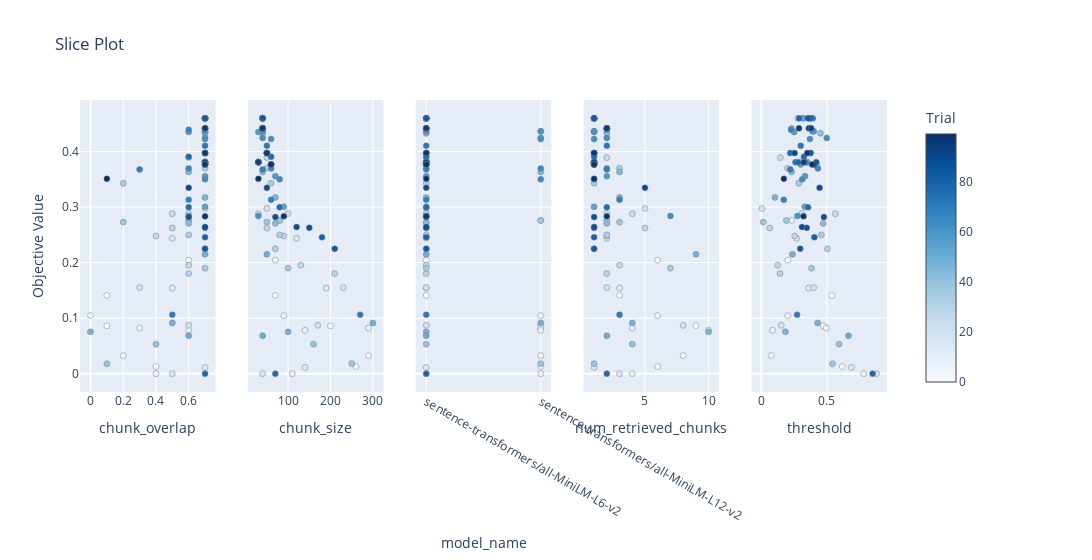

The notebook cell this image was saved under:
### Code cell
vis.plot_slice(study)

### Figure 1 — Plotly figure (JSON) as saved in the notebook; plotly's stock layout.template omitted (floating-point values rounded to 4 significant figures)
{"data": [{"marker": {"color": [0, 1, 2, 3, 4, 5, 6, 7, 8, 9, 10, 11, 12, 13, 14, 15, 16, 17, 18, 19, 20, 21, 22, 23, 24, 25, 26, 27, 28, 29, 30, 31, 32, 33, 34, 35, 36, 37, 38, 39, 40, 41, 42, 43, 44, 45, 46, 47, 48, 49, 50, 51, 52, 53, 54, 55, 56, 57, 58, 59, 60, 61, 62, 63, 64, 65, 66, 67, 68, 69, 70, 71, 72, 73, 74, 75, 76, 77, 78, 79, 80, 81, 82, 83, 84, 85, 86, 87, 88, 89, 90, 91, 92, 93, 94, 95, 96, 97, 98, 99], "colorbar": {"title": {"text": "Trial"}, "x": 1, "xpad": 40}, "colorscale": [[0, "rgb(247,251,255)"], [0.125, "rgb(222,235,247)"], [0.25, "rgb(198,219,239)"], [0.375, "rgb(158,202,225)"], [0.5, "rgb(107,174,214)"], [0.625, "rgb(66,146,198)"], [0.75, "rgb(33,113,181)"], [0.875, "rgb(8,81,156)"], [1, "rgb(8,48,107)"]], "line": {"color": "Grey", "width": 0.5}, "showscale": true}, "mode": "markers", "name": "Feasible Trial", "showlegend": false, "type": "scatter", "x": [0.1, 0.1, 0.4, 0.2, 0.6, 0, 0.3, 0.4, 0.6, 0.6, 0.7, 0.7, 0.7, 0.7, 0.5, 0.7, 0.5, 0.5, 0.7, 0.3, 0.6, 0.7, 0.7, 0.6, 0.5, 0.7, 0.6, 0.6, 0.4, 0.5, 0.6, 0.7, 0.7, 0.7, 0.6, 0.2, 0.7, 0.6, 0.2, 0.1, 0.4, 0.7, 0.7, 0.6, 0.7, 0.6, 0.7, 0, 0.5, 0.7, 0.6, 0.7, 0.7, 0.7, 0.7, 0.7, 0.7, 0.6, 0.7, 0.7, 0.6, 0.7, 0.7, 0.7, 0.7, 0.6, 0.7, 0.6, 0.6, 0.3, 0.5, 0.7, 0.7, 0.7, 0.7, 0.6, 0.6, 0.7, 0.7, 0.7, 0.7, 0.7, 0.7, 0.7, 0.7, 0.7, 0.7, 0.6, 0.7, 0.6, 0.7, 0.7, 0.7, 0.7, 0.7, 0.7, 0.7, 0.7, 0.7, 0.1], "xaxis": "x", "y": [0.08615, 0.1409, 0.01283, 0.03243, 0.2042, 0.1044, 0.08201, 0, 0.07805, 0.2758, 0.4596, 0.3807, 0.3807, 0.3807, 0.1539, 0.01113, 0, 0.2438, 0.2974, 0.1549, 0.08702, 0.3807, 0.3767, 0.2883, 0.2879, 0.3767, 0.3889, 0.1952, 0.2477, 0.262, 0.1801, 0.3971, 0.2246, 0.3698, 0.2498, 0.3427, 0.1898, 0.2758, 0.2728, 0.01799, 0.05308, 0.3807, 0.4326, 0.2705, 0.4416, 0.3632, 0.3173, 0.07527, 0.09121, 0.2148, 0.06832, 0.4596, 0.4416, 0.4596, 0.4596, 0.3003, 0.3767, 0.4349, 0.3554, 0.4362, 0.2839, 0.4362, 0.4222, 0.4243, 0.3498, 0.3695, 0.3807, 0.439, 0.313, 0.3677, 0.1061, 0.4596, 0.4102, 0.3807, 0.3971, 0.2995, 0.3906, 0, 0.4596, 0.3807, 0.2455, 0.4596, 0.3971, 0.4596, 0.2248, 0.3807, 0.2624, 0.2818, 0.2639, 0.3344, 0.3971, 0.4416, 0.4416, 0.3807, 0.3767, 0.4416, 0.3971, 0.2832, 0.3767, 0.3507], "yaxis": "y"}, {"marker": {"color": [0, 1, 2, 3, 4, 5, 6, 7, 8, 9, 10, 11, 12, 13, 14, 15, 16, 17, 18, 19, 20, 21, 22, 23, 24, 25, 26, 27, 28, 29, 30, 31, 32, 33, 34, 35, 36, 37, 38, 39, 40, 41, 42, 43, 44, 45, 46, 47, 48, 49, 50, 51, 52, 53, 54, 55, 56, 57, 58, 59, 60, 61, 62, 63, 64, 65, 66, 67, 68, 69, 70, 71, 72, 73, 74, 75, 76, 77, 78, 79, 80, 81, 82, 83, 84, 85, 86, 87, 88, 89, 90, 91, 92, 93, 94, 95, 96, 97, 98, 99], "colorbar": {"title": {"text": "Trial"}, "x": 1, "xpad": 40}, "colorscale": [[0, "rgb(247,251,255)"], [0.125, "rgb(222,235,247)"], [0.25, "rgb(198,219,239)"], [0.375, "rgb(158,202,225)"], [0.5, "rgb(107,174,214)"], [0.625, "rgb(66,146,198)"], [0.75, "rgb(33,113,181)"], [0.875, "rgb(8,81,156)"], [1, "rgb(8,48,107)"]], "line": {"color": "Grey", "width": 0.5}, "showscale": false}, "mode": "markers", "name": "Feasible Trial", "showlegend": false, "type": "scatter", "x": [200, 70, 260, 290, 70, 90, 290, 110, 140, 80, 40, 30, 30, 30, 190, 140, 40, 120, 50, 230, 170, 30, 60, 100, 30, 60, 50, 130, 90, 50, 210, 50, 70, 50, 80, 60, 100, 80, 50, 250, 160, 30, 40, 70, 40, 40, 70, 100, 300, 50, 40, 40, 40, 40, 40, 90, 60, 30, 70, 40, 30, 40, 60, 40, 80, 60, 30, 40, 60, 40, 270, 40, 50, 30, 50, 80, 60, 70, 40, 30, 180, 40, 50, 40, 210, 30, 150, 70, 120, 50, 50, 40, 40, 30, 60, 40, 50, 90, 60, 30], "xaxis": "x2", "y": [0.08615, 0.1409, 0.01283, 0.03243, 0.2042, 0.1044, 0.08201, 0, 0.07805, 0.2758, 0.4596, 0.3807, 0.3807, 0.3807, 0.1539, 0.01113, 0, 0.2438, 0.2974, 0.1549, 0.08702, 0.3807, 0.3767, 0.2883, 0.2879, 0.3767, 0.3889, 0.1952, 0.2477, 0.262, 0.1801, 0.3971, 0.2246, 0.3698, 0.2498, 0.3427, 0.1898, 0.2758, 0.2728, 0.01799, 0.05308, 0.3807, 0.4326, 0.2705, 0.4416, 0.3632, 0.3173, 0.07527, 0.09121, 0.2148, 0.06832, 0.4596, 0.4416, 0.4596, 0.4596, 0.3003, 0.3767, 0.4349, 0.3554, 0.4362, 0.2839, 0.4362, 0.4222, 0.4243, 0.3498, 0.3695, 0.3807, 0.439, 0.313, 0.3677, 0.1061, 0.4596, 0.4102, 0.3807, 0.3971, 0.2995, 0.3906, 0, 0.4596, 0.3807, 0.2455, 0.4596, 0.3971, 0.4596, 0.2248, 0.3807, 0.2624, 0.2818, 0.2639, 0.3344, 0.3971, 0.4416, 0.4416, 0.3807, 0.3767, 0.4416, 0.3971, 0.2832, 0.3767, 0.3507], "yaxis": "y2"}, {"marker": {"color": [0, 1, 2, 3, 4, 5, 6, 7, 8, 9, 10, 11, 12, 13, 14, 15, 16, 17, 18, 19, 20, 21, 22, 23, 24, 25, 26, 27, 28, 29, 30, 31, 32, 33, 34, 35, 36, 37, 38, 39, 40, 41, 42, 43, 44, 45, 46, 47, 48, 49, 50, 51, 52, 53, 54, 55, 56, 57, 58, 59, 60, 61, 62, 63, 64, 65, 66, 67, 68, 69, 70, 71, 72, 73, 74, 75, 76, 77, 78, 79, 80, 81, 82, 83, 84, 85, 86, 87, 88, 89, 90, 91, 92, 93, 94, 95, 96, 97, 98, 99], "colorbar": {"title": {"text": "Trial"}, "x": 1, "xpad": 40}, "colorscale": [[0, "rgb(247,251,255)"], [0.125, "rgb(222,235,247)"], [0.25, "rgb(198,219,239)"], [0.375, "rgb(158,202,225)"], [0.5, "rgb(107,174,214)"], [0.625, "rgb(66,146,198)"], [0.75, "rgb(33,113,181)"], [0.875, "rgb(8,81,156)"], [1, "rgb(8,48,107)"]], "line": {"color": "Grey", "width": 0.5}, "showscale": false}, "mode": "markers", "name": "Feasible Trial", "showlegend": false, "type": "scatter", "x": ["sentence-transformers/all-MiniLM-L12-v2", "sentence-transformers/all-MiniLM-L6-v2", "sentence-transformers/all-MiniLM-L12-v2", "sentence-transformers/all-MiniLM-L12-v2", "sentence-transformers/all-MiniLM-L6-v2", "sentence-transformers/all-MiniLM-L12-v2", "sentence-transformers/all-MiniLM-L12-v2", "sentence-transformers/all-MiniLM-L12-v2", "sentence-transformers/all-MiniLM-L12-v2", "sentence-transformers/all-MiniLM-L12-v2", "sentence-transformers/all-MiniLM-L6-v2", "sentence-transformers/all-MiniLM-L6-v2", "sentence-transformers/all-MiniLM-L6-v2", "sentence-transformers/all-MiniLM-L6-v2", "sentence-transformers/all-MiniLM-L6-v2", "sentence-transformers/all-MiniLM-L6-v2", "sentence-transformers/all-MiniLM-L6-v2", "sentence-transformers/all-MiniLM-L6-v2", "sentence-transformers/all-MiniLM-L6-v2", "sentence-transformers/all-MiniLM-L6-v2", "sentence-transformers/all-MiniLM-L6-v2", "sentence-transformers/all-MiniLM-L6-v2", "sentence-transformers/all-MiniLM-L6-v2", "sentence-transformers/all-MiniLM-L6-v2", "sentence-transformers/all-MiniLM-L6-v2", "sentence-transformers/all-MiniLM-L6-v2", "sentence-transformers/all-MiniLM-L6-v2", "sentence-transformers/all-MiniLM-L6-v2", "sentence-transformers/all-MiniLM-L6-v2", "sentence-transformers/all-MiniLM-L6-v2", "sentence-transformers/all-MiniLM-L6-v2", "sentence-transformers/all-MiniLM-L6-v2", "sentence-transformers/all-MiniLM-L6-v2", "sentence-transformers/all-MiniLM-L6-v2", "sentence-transformers/all-MiniLM-L6-v2", "sentence-transformers/all-MiniLM-L6-v2", "sentence-transformers/all-MiniLM-L6-v2", "sentence-transformers/all-MiniLM-L12-v2", "sentence-transformers/all-MiniLM-L6-v2", "sentence-transformers/all-MiniLM-L12-v2", "sentence-transformers/all-MiniLM-L6-v2", "sentence-transformers/all-MiniLM-L6-v2", "sentence-transformers/all-MiniLM-L6-v2", "sentence-transformers/all-MiniLM-L6-v2", "sentence-transformers/all-MiniLM-L6-v2", "sentence-transformers/all-MiniLM-L12-v2", "sentence-transformers/all-MiniLM-L6-v2", "sentence-transformers/all-MiniLM-L6-v2", "sentence-transformers/all-MiniLM-L12-v2", "sentence-transformers/all-MiniLM-L6-v2", "sentence-transformers/all-MiniLM-L6-v2", "sentence-transformers/all-MiniLM-L6-v2", "sentence-transformers/all-MiniLM-L6-v2", "sentence-transformers/all-MiniLM-L6-v2", "sentence-transformers/all-MiniLM-L6-v2", "sentence-transformers/all-MiniLM-L6-v2", "sentence-transformers/all-MiniLM-L6-v2", "sentence-transformers/all-MiniLM-L6-v2", "sentence-transformers/all-MiniLM-L6-v2", "sentence-transformers/all-MiniLM-L12-v2", "sentence-transformers/all-MiniLM-L6-v2", "sentence-transformers/all-MiniLM-L12-v2", "sentence-transformers/all-MiniLM-L12-v2", "sentence-transformers/all-MiniLM-L12-v2", "sentence-transformers/all-MiniLM-L12-v2", "sentence-transformers/all-MiniLM-L12-v2", "sentence-transformers/all-MiniLM-L6-v2", "sentence-transformers/all-MiniLM-L6-v2", "sentence-transformers/all-MiniLM-L6-v2", "sentence-transformers/all-MiniLM-L6-v2", "sentence-transformers/all-MiniLM-L6-v2", "sentence-transformers/all-MiniLM-L6-v2", "sentence-transformers/all-MiniLM-L6-v2", "sentence-transformers/all-MiniLM-L6-v2", "sentence-transformers/all-MiniLM-L6-v2", "sentence-transformers/all-MiniLM-L6-v2", "sentence-transformers/all-MiniLM-L6-v2", "sentence-transformers/all-MiniLM-L6-v2", "sentence-transformers/all-MiniLM-L6-v2", "sentence-transformers/all-MiniLM-L6-v2", "sentence-transformers/all-MiniLM-L6-v2", "sentence-transformers/all-MiniLM-L6-v2", "sentence-transformers/all-MiniLM-L6-v2", "sentence-transformers/all-MiniLM-L6-v2", "sentence-transformers/all-MiniLM-L6-v2", "sentence-transformers/all-MiniLM-L6-v2", "sentence-transformers/all-MiniLM-L6-v2", "sentence-transformers/all-MiniLM-L6-v2", "sentence-transformers/all-MiniLM-L6-v2", "sentence-transformers/all-MiniLM-L6-v2", "sentence-transformers/all-MiniLM-L6-v2", "sentence-transformers/all-MiniLM-L6-v2", "sentence-transformers/all-MiniLM-L6-v2", "sentence-transformers/all-MiniLM-L6-v2", "sentence-transformers/all-MiniLM-L6-v2", "sentence-transformers/all-MiniLM-L6-v2", "sentence-transformers/all-MiniLM-L6-v2", "sentence-transformers/all-MiniLM-L6-v2", "sentence-transformers/all-MiniLM-L6-v2", "sentence-transformers/all-MiniLM-L6-v2"], "xaxis": "x3", "y": [0.08615, 0.1409, 0.01283, 0.03243, 0.2042, 0.1044, 0.08201, 0, 0.07805, 0.2758, 0.4596, 0.3807, 0.3807, 0.3807, 0.1539, 0.01113, 0, 0.2438, 0.2974, 0.1549, 0.08702, 0.3807, 0.3767, 0.2883, 0.2879, 0.3767, 0.3889, 0.1952, 0.2477, 0.262, 0.1801, 0.3971, 0.2246, 0.3698, 0.2498, 0.3427, 0.1898, 0.2758, 0.2728, 0.01799, 0.05308, 0.3807, 0.4326, 0.2705, 0.4416, 0.3632, 0.3173, 0.07527, 0.09121, 0.2148, 0.06832, 0.4596, 0.4416, 0.4596, 0.4596, 0.3003, 0.3767, 0.4349, 0.3554, 0.4362, 0.2839, 0.4362, 0.4222, 0.4243, 0.3498, 0.3695, 0.3807, 0.439, 0.313, 0.3677, 0.1061, 0.4596, 0.4102, 0.3807, 0.3971, 0.2995, 0.3906, 0, 0.4596, 0.3807, 0.2455, 0.4596, 0.3971, 0.4596, 0.2248, 0.3807, 0.2624, 0.2818, 0.2639, 0.3344, 0.3971, 0.4416, 0.4416, 0.3807, 0.3767, 0.4416, 0.3971, 0.2832, 0.3767, 0.3507], "yaxis": "y3"}, {"marker": {"color": [0, 1, 2, 3, 4, 5, 6, 7, 8, 9, 10, 11, 12, 13, 14, 15, 16, 17, 18, 19, 20, 21, 22, 23, 24, 25, 26, 27, 28, 29, 30, 31, 32, 33, 34, 35, 36, 37, 38, 39, 40, 41, 42, 43, 44, 45, 46, 47, 48, 49, 50, 51, 52, 53, 54, 55, 56, 57, 58, 59, 60, 61, 62, 63, 64, 65, 66, 67, 68, 69, 70, 71, 72, 73, 74, 75, 76, 77, 78, 79, 80, 81, 82, 83, 84, 85, 86, 87, 88, 89, 90, 91, 92, 93, 94, 95, 96, 97, 98, 99], "colorbar": {"title": {"text": "Trial"}, "x": 1, "xpad": 40}, "colorscale": [[0, "rgb(247,251,255)"], [0.125, "rgb(222,235,247)"], [0.25, "rgb(198,219,239)"], [0.375, "rgb(158,202,225)"], [0.5, "rgb(107,174,214)"], [0.625, "rgb(66,146,198)"], [0.75, "rgb(33,113,181)"], [0.875, "rgb(8,81,156)"], [1, "rgb(8,48,107)"]], "line": {"color": "Grey", "width": 0.5}, "showscale": false}, "mode": "markers", "name": "Feasible Trial", "showlegend": false, "type": "scatter", "x": [9, 3, 6, 8, 6, 6, 4, 4, 10, 2, 1, 1, 1, 1, 3, 1, 3, 2, 5, 2, 8, 1, 1, 2, 4, 1, 2, 3, 2, 5, 2, 1, 1, 3, 2, 1, 7, 2, 3, 1, 4, 1, 2, 2, 2, 3, 3, 10, 4, 9, 2, 1, 2, 1, 1, 1, 1, 1, 2, 1, 7, 1, 1, 2, 1, 2, 1, 2, 3, 2, 3, 1, 2, 1, 1, 2, 1, 2, 1, 1, 1, 1, 1, 1, 1, 1, 1, 1, 1, 5, 1, 2, 2, 1, 1, 2, 1, 2, 1, 1], "xaxis": "x4", "y": [0.08615, 0.1409, 0.01283, 0.03243, 0.2042, 0.1044, 0.08201, 0, 0.07805, 0.2758, 0.4596, 0.3807, 0.3807, 0.3807, 0.1539, 0.01113, 0, 0.2438, 0.2974, 0.1549, 0.08702, 0.3807, 0.3767, 0.2883, 0.2879, 0.3767, 0.3889, 0.1952, 0.2477, 0.262, 0.1801, 0.3971, 0.2246, 0.3698, 0.2498, 0.3427, 0.1898, 0.2758, 0.2728, 0.01799, 0.05308, 0.3807, 0.4326, 0.2705, 0.4416, 0.3632, 0.3173, 0.07527, 0.09121, 0.2148, 0.06832, 0.4596, 0.4416, 0.4596, 0.4596, 0.3003, 0.3767, 0.4349, 0.3554, 0.4362, 0.2839, 0.4362, 0.4222, 0.4243, 0.3498, 0.3695, 0.3807, 0.439, 0.313, 0.3677, 0.1061, 0.4596, 0.4102, 0.3807, 0.3971, 0.2995, 0.3906, 0, 0.4596, 0.3807, 0.2455, 0.4596, 0.3971, 0.4596, 0.2248, 0.3807, 0.2624, 0.2818, 0.2639, 0.3344, 0.3971, 0.4416, 0.4416, 0.3807, 0.3767, 0.4416, 0.3971, 0.2832, 0.3767, 0.3507], "yaxis": "y4"}, {"marker": {"color": [0, 1, 2, 3, 4, 5, 6, 7, 8, 9, 10, 11, 12, 13, 14, 15, 16, 17, 18, 19, 20, 21, 22, 23, 24, 25, 26, 27, 28, 29, 30, 31, 32, 33, 34, 35, 36, 37, 38, 39, 40, 41, 42, 43, 44, 45, 46, 47, 48, 49, 50, 51, 52, 53, 54, 55, 56, 57, 58, 59, 60, 61, 62, 63, 64, 65, 66, 67, 68, 69, 70, 71, 72, 73, 74, 75, 76, 77, 78, 79, 80, 81, 82, 83, 84, 85, 86, 87, 88, 89, 90, 91, 92, 93, 94, 95, 96, 97, 98, 99], "colorbar": {"title": {"text": "Trial"}, "x": 1, "xpad": 40}, "colorscale": [[0, "rgb(247,251,255)"], [0.125, "rgb(222,235,247)"], [0.25, "rgb(198,219,239)"], [0.375, "rgb(158,202,225)"], [0.5, "rgb(107,174,214)"], [0.625, "rgb(66,146,198)"], [0.75, "rgb(33,113,181)"], [0.875, "rgb(8,81,156)"], [1, "rgb(8,48,107)"]], "line": {"color": "Grey", "width": 0.5}, "showscale": false}, "mode": "markers", "name": "Feasible Trial", "showlegend": false, "type": "scatter", "x": [0.4744, 0.539, 0.6182, 0.07658, 0.2026, 0.202, 0.4961, 0.7822, 0.08655, 0.2326, 0.2786, 0.3061, 0.3439, 0.3307, 0.3617, 0.6882, 0.8799, 0.2703, 0.005667, 0.4007, 0.1531, 0.3059, 0.4108, 0.3109, 0.5658, 0.4236, 0.1468, 0.1255, 0.2557, 0.06506, 0.1436, 0.3708, 0.5057, 0.201, 0.4595, 0.2862, 0.384, 0.1925, 0.01511, 0.5441, 0.5943, 0.3535, 0.4526, 0.4729, 0.2308, 0.232, 0.1051, 0.1848, 0.4308, 0.2381, 0.6667, 0.3219, 0.3748, 0.3689, 0.3169, 0.332, 0.3016, 0.2509, 0.3346, 0.3897, 0.2764, 0.4013, 0.3721, 0.5004, 0.3135, 0.4328, 0.3435, 0.228, 0.1723, 0.222, 0.274, 0.3938, 0.3017, 0.2612, 0.2208, 0.3579, 0.3263, 0.8505, 0.2887, 0.2813, 0.406, 0.3748, 0.378, 0.3558, 0.2977, 0.4203, 0.3474, 0.4788, 0.3114, 0.4456, 0.2553, 0.3632, 0.3813, 0.3246, 0.4039, 0.2886, 0.3514, 0.3232, 0.3885, 0.173], "xaxis": "x5", "y": [0.08615, 0.1409, 0.01283, 0.03243, 0.2042, 0.1044, 0.08201, 0, 0.07805, 0.2758, 0.4596, 0.3807, 0.3807, 0.3807, 0.1539, 0.01113, 0, 0.2438, 0.2974, 0.1549, 0.08702, 0.3807, 0.3767, 0.2883, 0.2879, 0.3767, 0.3889, 0.1952, 0.2477, 0.262, 0.1801, 0.3971, 0.2246, 0.3698, 0.2498, 0.3427, 0.1898, 0.2758, 0.2728, 0.01799, 0.05308, 0.3807, 0.4326, 0.2705, 0.4416, 0.3632, 0.3173, 0.07527, 0.09121, 0.2148, 0.06832, 0.4596, 0.4416, 0.4596, 0.4596, 0.3003, 0.3767, 0.4349, 0.3554, 0.4362, 0.2839, 0.4362, 0.4222, 0.4243, 0.3498, 0.3695, 0.3807, 0.439, 0.313, 0.3677, 0.1061, 0.4596, 0.4102, 0.3807, 0.3971, 0.2995, 0.3906, 0, 0.4596, 0.3807, 0.2455, 0.4596, 0.3971, 0.4596, 0.2248, 0.3807, 0.2624, 0.2818, 0.2639, 0.3344, 0.3971, 0.4416, 0.4416, 0.3807, 0.3767, 0.4416, 0.3971, 0.2832, 0.3767, 0.3507], "yaxis": "y5"}], "layout": {"title": {"text": "Slice Plot"}, "width": 1500, "xaxis": {"anchor": "y", "domain": [0, 0.168], "title": {"text": "chunk_overlap"}}, "xaxis2": {"anchor": "y2", "domain": [0.208, 0.376], "title": {"text": "chunk_size"}}, "xaxis3": {"anchor": "y3", "categoryarray": ["sentence-transformers/all-MiniLM-L6-v2", "sentence-transformers/all-MiniLM-L12-v2"], "categoryorder": "array", "domain": [0.416, 0.584], "title": {"text": "model_name"}, "type": "category"}, "xaxis4": {"anchor": "y4", "domain": [0.624, 0.792], "title": {"text": "num_retrieved_chunks"}}, "xaxis5": {"anchor": "y5", "domain": [0.832, 1], "title": {"text": "threshold"}}, "yaxis": {"anchor": "x", "domain": [0, 1], "title": {"text": "Objective Value"}}, "yaxis2": {"anchor": "x2", "domain": [0, 1], "matches": "y", "showticklabels": false}, "yaxis3": {"anchor": "x3", "domain": [0, 1], "matches": "y", "showticklabels": false}, "yaxis4": {"anchor": "x4", "domain": [0, 1], "matches": "y", "showticklabels": false}, "yaxis5": {"anchor": "x5", "domain": [0, 1], "matches": "y", "showticklabels": false}}}
